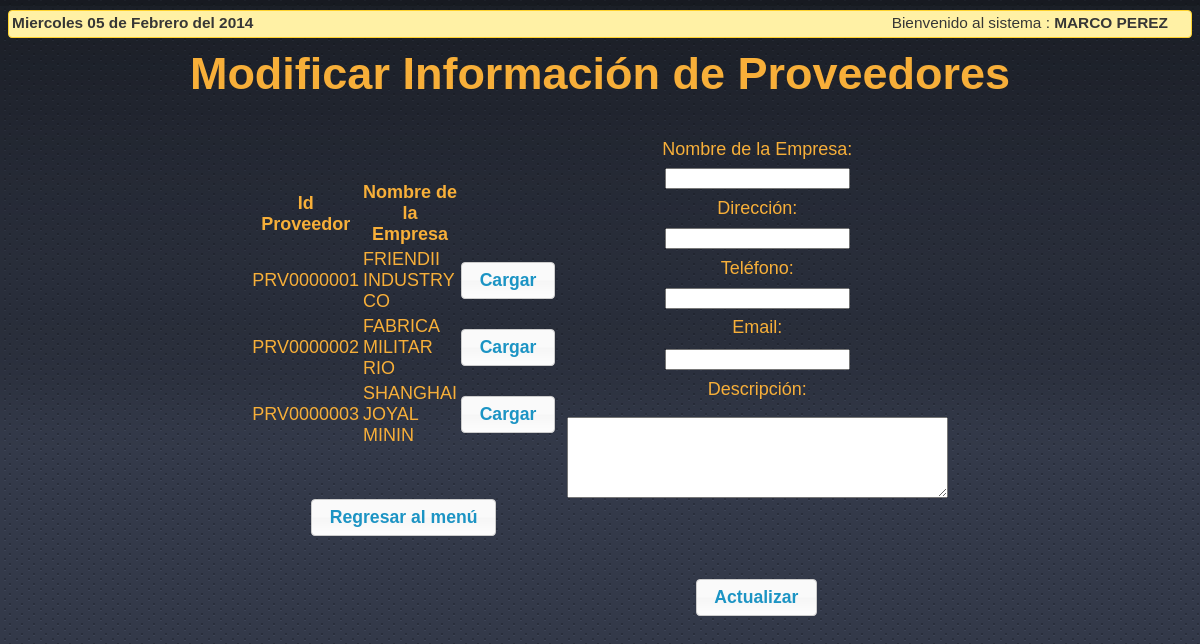
/ModuloProveedor/proveedormodificar.php (signed in), run on the app's committed database.
### tables this page shows
CREATE TABLE IF NOT EXISTS `PROVEEDOR` (
  `IDPROVEEDOR` varchar(10) NOT NULL,
  `IDUSUARIO` varchar(10) NOT NULL,
  `NOMBREEMPRESA` varchar(20) NOT NULL,
  `DIRECCION` varchar(20) NOT NULL,
  `TELEFONO` varchar(15) NOT NULL,
  `EMAIL` varchar(30) NOT NULL,
  `DESCRIPCION` varchar(150) NOT NULL,
  `ESTADO` int(11) NOT NULL DEFAULT '1',
  `FECHAINGRESO` date NOT NULL,
  `FECHAULTIMAMODIFICACION` timestamp NOT NULL DEFAULT CURRENT_TIMESTAMP ON UPDATE CURRENT_TIMESTAMP,
  PRIMARY KEY (`IDPROVEEDOR`),
  KEY `FK_GESTIONAPROVEEDOR` (`IDUSUARIO`)
);

### ModuloProveedor/funciones.php (the view, shortened to what this page needs)
<?php
function mostrarusuario(){
	$cont=TRUE;
	$salida = -1;
	if($cont == TRUE){
		$sql='SELECT * FROM PROVEEDOR ORDER BY IDPROVEEDOR';
			$result=mysql_query($sql);
			@$num_result = mysql_num_rows($result);
			if(@$num_result>= $GLOBALS["cantFilas"] ){
				echo '<div style="height:300px;width:500px;overflow:scroll;">
				<Table border="0">';
			}else{
			  echo '<table border="0">';
			}
			echo '<tr>
          <th width="80" scope="col" class="log"> Id Proveedor </th>
          <th width="350" scope="col" class="log">Nombre de la Empresa</th>
		  <th width="70"></th>
        </tr>';
			if( $num_result >= 1){
				for($i=0; $i <$num_result; $i++){
					$fila=mysql_fetch_array($result);
					$idproveedor=$fila['IDPROVEEDOR'];
					$nom=$fila['NOMBREEMPRESA'];
					$direccion=$fila['DIRECCION'];
					$telefono=$fila['TELEFONO'];
					$correo=$fila['EMAIL'];
					$descrip=$fila['DESCRIPCION'];
					echo '<tr>';
					echo '<td><p class = \'log\'>'.$idproveedor.'</p></td>';
					echo '<td><p class = \'log\'>'.$fila['NOMBREEMPRESA'].'</p></td>';
					echo '<td><input name="button" type="button" id="button" onclick="
					document.form1.idproveedor.value=\''.$idproveedor.'\';
					document.form1.nom.value=\''.$nom.'\';
					document.form1.direccion.value=\''.$direccion.'\';
					document.form1.tel.value=\''.$telefono.'\';
					document.form1.email.value=\''.$correo.'\';
					document.form1.descripcion.value=\''.$descrip.'\';
					" value="Cargar" /></td>';
					echo '</tr>';
				}
			}
			$salida=1;
			echo '</table>';
	}else{
		$salida=0;
	}
	return $salida;
}
?>

### css/style.css (style rules this page uses)
body { background: transparent url(../images/bg.png) repeat; }
.log { font-family: "Arial", "Helvetica"; color: #F7AF39; font-size: 18px; font-style: normal; }

### data on the page
proveedor: IDPROVEEDOR "PRV0000001", NOMBREEMPRESA "FRIENDII INDUSTRY CO", button "Cargar"
proveedor: IDPROVEEDOR "PRV0000002", NOMBREEMPRESA "FABRICA MILITAR RIO", button "Cargar"
proveedor: IDPROVEEDOR "PRV0000003", NOMBREEMPRESA "SHANGHAI JOYAL MININ", button "Cargar"

### other printed values
$_SESSION['nombre'] "MARCO PEREZ"
